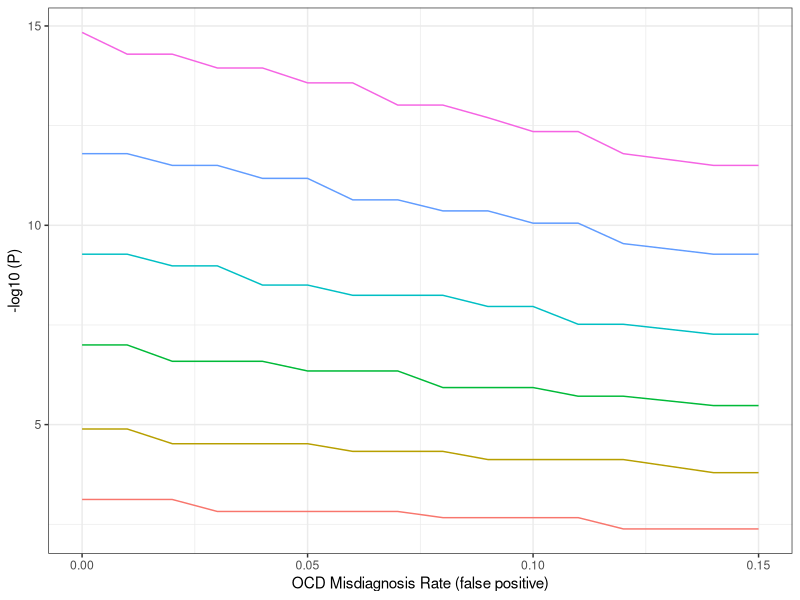
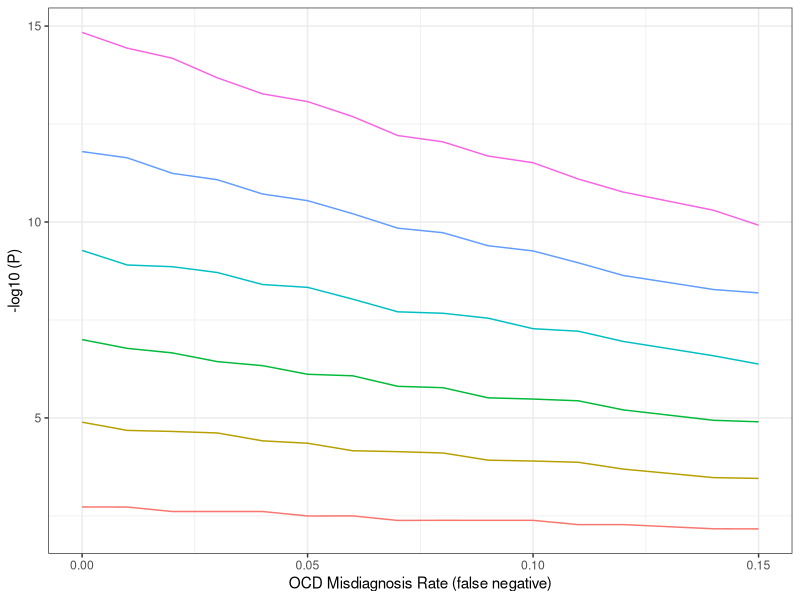

The R script that drew these images, in order:
# Figure 1

library(tidyverse)

# False positive Dx
DF <- data.frame(
  NCASES             = c( 280,  280,  280,  280,  280,  280,  280,  280,  280,  280,  280,  280,  280,  280,  280,  280),
  NCONTROLS          = c(1120, 1120, 1120, 1120, 1120, 1120, 1120, 1120, 1120, 1120, 1120, 1120, 1120, 1120, 1120, 1120),
  MIS_OCD            = c(0.00, 0.01, 0.02, 0.03, 0.04, 0.05, 0.06, 0.07, 0.08, 0.09, 0.10, 0.11, 0.12, 0.12, 0.14, 0.15))

DF6 <- DF %>%
  mutate(AFREQ_CASE = 0.3, AFREQ_CONT = 0.1) %>%
  mutate(CASE_As = (1 - AFREQ_CASE) * NCASES * (1-MIS_OCD) + (1 - AFREQ_CONT) * NCASES * MIS_OCD,
         CASE_Bs = AFREQ_CASE * NCASES * (1-MIS_OCD) + AFREQ_CONT * NCASES * MIS_OCD,
         CONT_As = (1 - AFREQ_CONT) * NCONTROLS,
         CONT_Bs = AFREQ_CONT * NCONTROLS) %>%
  rowwise() %>%
  mutate(P = -log10(fisher.test(matrix(c(CASE_As, CASE_Bs, CONT_As, CONT_Bs), nrow=2, byrow=T))$p.value))

DF5 <- DF %>%
  mutate(AFREQ_CASE = 0.275, AFREQ_CONT = 0.1) %>%
  mutate(CASE_As = (1 - AFREQ_CASE) * NCASES * (1-MIS_OCD) + (1 - AFREQ_CONT) * NCASES * MIS_OCD,
         CASE_Bs = AFREQ_CASE * NCASES * (1-MIS_OCD) + AFREQ_CONT * NCASES * MIS_OCD,
         CONT_As = (1 - AFREQ_CONT) * NCONTROLS,
         CONT_Bs = AFREQ_CONT * NCONTROLS) %>%
  rowwise() %>%
  mutate(P = -log10(fisher.test(matrix(c(CASE_As, CASE_Bs, CONT_As, CONT_Bs), nrow=2, byrow=T))$p.value))

DF4 <- DF %>%
  mutate(AFREQ_CASE = 0.25, AFREQ_CONT = 0.1) %>%
  mutate(CASE_As = (1 - AFREQ_CASE) * NCASES * (1-MIS_OCD) + (1 - AFREQ_CONT) * NCASES * MIS_OCD,
         CASE_Bs = AFREQ_CASE * NCASES * (1-MIS_OCD) + AFREQ_CONT * NCASES * MIS_OCD,
         CONT_As = (1 - AFREQ_CONT) * NCONTROLS,
         CONT_Bs = AFREQ_CONT * NCONTROLS) %>%
  rowwise() %>%
  mutate(P = -log10(fisher.test(matrix(c(CASE_As, CASE_Bs, CONT_As, CONT_Bs), nrow=2, byrow=T))$p.value))

DF3 <- DF %>%
  mutate(AFREQ_CASE = 0.225, AFREQ_CONT = 0.1) %>%
  mutate(CASE_As = (1 - AFREQ_CASE) * NCASES * (1-MIS_OCD) + (1 - AFREQ_CONT) * NCASES * MIS_OCD,
         CASE_Bs = AFREQ_CASE * NCASES * (1-MIS_OCD) + AFREQ_CONT * NCASES * MIS_OCD,
         CONT_As = (1 - AFREQ_CONT) * NCONTROLS,
         CONT_Bs = AFREQ_CONT * NCONTROLS) %>%
  rowwise() %>%
  mutate(P = -log10(fisher.test(matrix(c(CASE_As, CASE_Bs, CONT_As, CONT_Bs), nrow=2, byrow=T))$p.value))

DF2 <- DF %>%
  mutate(AFREQ_CASE = 0.2, AFREQ_CONT = 0.1) %>%
  mutate(CASE_As = (1 - AFREQ_CASE) * NCASES * (1-MIS_OCD) + (1 - AFREQ_CONT) * NCASES * MIS_OCD,
         CASE_Bs = AFREQ_CASE * NCASES * (1-MIS_OCD) + AFREQ_CONT * NCASES * MIS_OCD,
         CONT_As = (1 - AFREQ_CONT) * NCONTROLS,
         CONT_Bs = AFREQ_CONT * NCONTROLS) %>%
  rowwise() %>%
  mutate(P = -log10(fisher.test(matrix(c(CASE_As, CASE_Bs, CONT_As, CONT_Bs), nrow=2, byrow=T))$p.value))

DF1 <- DF %>%
  mutate(AFREQ_CASE = 0.175, AFREQ_CONT = 0.1) %>%
  mutate(CASE_As = (1 - AFREQ_CASE) * NCASES * (1-MIS_OCD) + (1 - AFREQ_CONT) * NCASES * MIS_OCD,
         CASE_Bs = AFREQ_CASE * NCASES * (1-MIS_OCD) + AFREQ_CONT * NCASES * MIS_OCD,
         CONT_As = (1 - AFREQ_CONT) * NCONTROLS,
         CONT_Bs = AFREQ_CONT * NCONTROLS) %>%
  rowwise() %>%
  mutate(P = -log10(fisher.test(matrix(c(CASE_As, CASE_Bs, CONT_As, CONT_Bs), nrow=2, byrow=T))$p.value))

DF_MISSOCD <- rbind(DF1, DF2, DF3, DF4, DF5, DF6)

ggplot(DF_MISSOCD, aes(x=MIS_OCD, y=P, color=as.factor(AFREQ_CASE))) + # 520 by 500
  geom_line() +
  theme_bw() +
  xlab("OCD Misdiagnosis Rate (false positive)") +
  ylab("-log10 (P)") +
  theme(legend.position = "none")

# False negatives Dx
CF <- data.frame(
  NCASES             = c( 280,  280,  280,  280,  280,  280,  280,  280,  280,  280,  280,  280,  280,  280,  280,  280),
  NCONTROLS          = c(1120, 1120, 1120, 1120, 1120, 1120, 1120, 1120, 1120, 1120, 1120, 1120, 1120, 1120, 1120, 1120),
  MIS_OCD            = c(0.00, 0.01, 0.02, 0.03, 0.04, 0.05, 0.06, 0.07, 0.08, 0.09, 0.10, 0.11, 0.12, 0.12, 0.14, 0.15))

CF6 <- CF %>%
  mutate(AFREQ_CA = 0.3, AFREQ_CO = 0.1) %>%
  mutate(CONT_A = (1 - AFREQ_CO) * NCONTROLS * (1-MIS_OCD) + (1 - AFREQ_CA) * NCONTROLS * MIS_OCD,
         CONT_B = AFREQ_CO * NCONTROLS * (1-MIS_OCD) + AFREQ_CA * NCONTROLS * MIS_OCD,
         CASE_A = (1 - AFREQ_CA) * NCASES,
         CASE_B = AFREQ_CA * NCASES) %>%
  rowwise() %>%
  mutate(P = -log10(fisher.test(matrix(c(CONT_A, CONT_B, CASE_A, CASE_B), nrow=2, byrow=T))$p.value))

CF5 <- CF %>%
  mutate(AFREQ_CA = 0.275, AFREQ_CO = 0.1) %>%
  mutate(CONT_A = (1 - AFREQ_CO) * NCONTROLS * (1-MIS_OCD) + (1 - AFREQ_CA) * NCONTROLS * MIS_OCD,
         CONT_B = AFREQ_CO * NCONTROLS * (1-MIS_OCD) + AFREQ_CA * NCONTROLS * MIS_OCD,
         CASE_A = (1 - AFREQ_CA) * NCASES,
         CASE_B = AFREQ_CA * NCASES) %>%
  rowwise() %>%
  mutate(P = -log10(fisher.test(matrix(c(CONT_A, CONT_B, CASE_A, CASE_B), nrow=2, byrow=T))$p.value))

CF4 <- CF %>%
  mutate(AFREQ_CA = 0.25, AFREQ_CO = 0.1) %>%
  mutate(CONT_A = (1 - AFREQ_CO) * NCONTROLS * (1-MIS_OCD) + (1 - AFREQ_CA) * NCONTROLS * MIS_OCD,
         CONT_B = AFREQ_CO * NCONTROLS * (1-MIS_OCD) + AFREQ_CA * NCONTROLS * MIS_OCD,
         CASE_A = (1 - AFREQ_CA) * NCASES,
         CASE_B = AFREQ_CA * NCASES) %>%
  rowwise() %>%
  mutate(P = -log10(fisher.test(matrix(c(CONT_A, CONT_B, CASE_A, CASE_B), nrow=2, byrow=T))$p.value))

CF3 <- CF %>%
  mutate(AFREQ_CA = 0.225, AFREQ_CO = 0.1) %>%
  mutate(CONT_A = (1 - AFREQ_CO) * NCONTROLS * (1-MIS_OCD) + (1 - AFREQ_CA) * NCONTROLS * MIS_OCD,
         CONT_B = AFREQ_CO * NCONTROLS * (1-MIS_OCD) + AFREQ_CA * NCONTROLS * MIS_OCD,
         CASE_A = (1 - AFREQ_CA) * NCASES,
         CASE_B = AFREQ_CA * NCASES) %>%
  rowwise() %>%
  mutate(P = -log10(fisher.test(matrix(c(CONT_A, CONT_B, CASE_A, CASE_B), nrow=2, byrow=T))$p.value))

CF2 <- CF %>%
  mutate(AFREQ_CA = 0.2, AFREQ_CO = 0.1) %>%
  mutate(CONT_A = (1 - AFREQ_CO) * NCONTROLS * (1-MIS_OCD) + (1 - AFREQ_CA) * NCONTROLS * MIS_OCD,
         CONT_B = AFREQ_CO * NCONTROLS * (1-MIS_OCD) + AFREQ_CA * NCONTROLS * MIS_OCD,
         CASE_A = (1 - AFREQ_CA) * NCASES,
         CASE_B = AFREQ_CA * NCASES) %>%
  rowwise() %>%
  mutate(P = -log10(fisher.test(matrix(c(CONT_A, CONT_B, CASE_A, CASE_B), nrow=2, byrow=T))$p.value))

CF1 <- CF %>%
  mutate(AFREQ_CO = 0.175, AFREQ_CA = 0.1) %>%
  mutate(CONT_A = (1 - AFREQ_CO) * NCONTROLS * (1-MIS_OCD) + (1 - AFREQ_CA) * NCONTROLS * MIS_OCD,
         CONT_B = AFREQ_CO * NCONTROLS * (1-MIS_OCD) + AFREQ_CA * NCONTROLS * MIS_OCD,
         CASE_A = (1 - AFREQ_CA) * NCASES,
         CASE_B = AFREQ_CA * NCASES) %>%
  rowwise() %>%
  mutate(P = -log10(fisher.test(matrix(c(CONT_A, CONT_B, CASE_A, CASE_B), nrow=2, byrow=T))$p.value))

CF_MISSOCD <- rbind(CF1, CF2, CF3, CF4, CF5, CF6)

ggplot(CF_MISSOCD, aes(x=MIS_OCD, y=P, color=as.factor(AFREQ_CA))) + # 520 by 500
  geom_line() +
  theme_bw() +
  xlab("OCD Misdiagnosis Rate (false negative)") +
  ylab("-log10 (P)") +
  theme(legend.position = "none")
